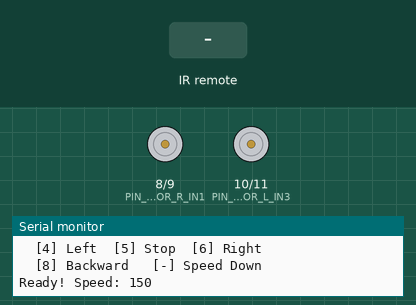
Simulated run of this sketch. Board: Arduino Uno, built with avr-gcc and run on an emulated ATmega328P. Shown: motor-driver pin pairs drawn as motors (green arrow = first pin HIGH = forward, orange = second pin HIGH = backward, longer = more drive, scaled by the enable pin), the last lines printed to the serial monitor. The test bench sets the inputs (shaded band).

Above: at 1.3 s.
1.4 s: infrared code 0x3D9AE3F7 received
At 2.1 s:
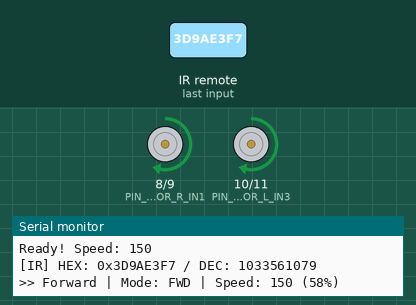
2.9 s: infrared code 0x8C22657B received
At 3.3 s:
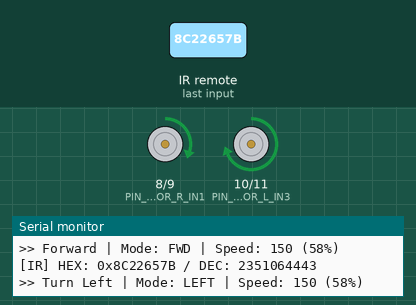
4.4 s: infrared code 0x90B1FB16 received
At 5.5 s:
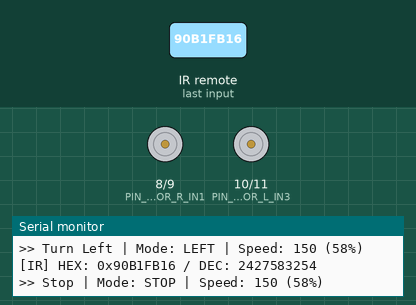
5.9 s: infrared code 0x449E79F received
At 6.8 s:
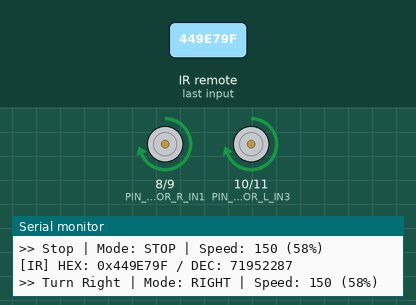
7.4 s: infrared code 0xF68B0AA4 received
At 7.9 s:
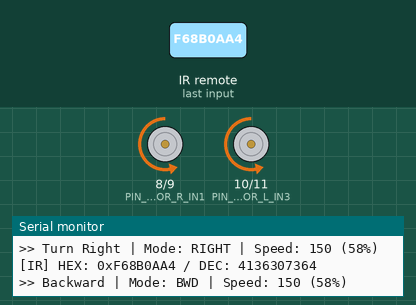
8.9 s: infrared code 0x90B1FB16 received
At 10.1 s:
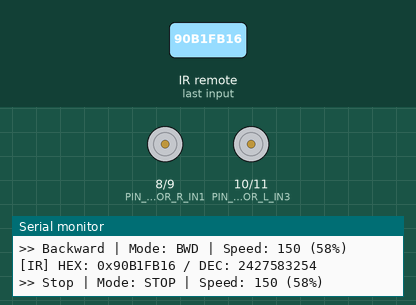
Timing chart, 0 to 11.4 s (numbered marks = the images above; inputs shaded):
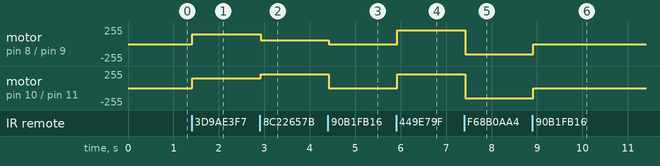

Measured:
- after the input at 1.4 s, motor on pin 8 (PIN_MOTOR_R_IN1) / pin 9 (PIN_MOTOR_R_IN2), motor on pin 10 (PIN_MOTOR_L_IN3) / pin 11 (PIN_MOTOR_L_IN4): stopped → forward 150/255 at once
- after the input at 2.9 s, motor on pin 8 (PIN_MOTOR_R_IN1) / pin 9 (PIN_MOTOR_R_IN2): forward 150/255 → forward 60/255 at once; motor on pin 10 (PIN_MOTOR_L_IN3) / pin 11 (PIN_MOTOR_L_IN4): forward 150/255 → forward 210/255 at once
- after the input at 4.4 s, motor on pin 8 (PIN_MOTOR_R_IN1) / pin 9 (PIN_MOTOR_R_IN2): forward 60/255 → stopped at once; motor on pin 10 (PIN_MOTOR_L_IN3) / pin 11 (PIN_MOTOR_L_IN4): forward 210/255 → stopped at once
- after the input at 5.9 s, motor on pin 8 (PIN_MOTOR_R_IN1) / pin 9 (PIN_MOTOR_R_IN2), motor on pin 10 (PIN_MOTOR_L_IN3) / pin 11 (PIN_MOTOR_L_IN4): stopped → forward 210/255 at once
- after the input at 7.4 s, motor on pin 8 (PIN_MOTOR_R_IN1) / pin 9 (PIN_MOTOR_R_IN2), motor on pin 10 (PIN_MOTOR_L_IN3) / pin 11 (PIN_MOTOR_L_IN4): forward 210/255 → backward 150/255 at once
- after the input at 8.9 s, motor on pin 8 (PIN_MOTOR_R_IN1) / pin 9 (PIN_MOTOR_R_IN2), motor on pin 10 (PIN_MOTOR_L_IN3) / pin 11 (PIN_MOTOR_L_IN4): backward 150/255 → stopped at once

The sketch:

RC_CAR_IR.ino
```cpp
/*******************************************************************************
 * 적외선 리모컨 RC카 (IR Remote Control Car)
 *
 * 원본: 에듀이노(Eduino) SmartCar 예제
 * 개선: 스네이크 케이스 + 모듈화 + 가독성 향상
 *
 * 리모컨 조작:
 *   [2] 전진    [+] 속도 증가
 *   [4] 좌회전  [5] 정지  [6] 우회전
 *   [8] 후진    [-] 속도 감소
 ******************************************************************************/

#include <IRremote.h>

// 리피트 코드 (버튼을 누르고 있을 때 반복 전송됨)
#define IR_REPEAT_CODE  0xFFFFFFFF

/*******************************************************************************
 * IR 리모컨 버튼 코드 (16진수 / 10진수)
 ******************************************************************************/
// 숫자 버튼
#define IR_BTN_0      16738455   // 0xFF6897
#define IR_BTN_1      16724175   // 0xFF30CF
#define IR_BTN_2      1033561079   // 0xFF18E7 - 전진
#define IR_BTN_3      16743045   // 0xFF7A85
#define IR_BTN_4      2351064443   // 0xFF10EF - 좌회전
#define IR_BTN_5      2427583254   // 0xFF38C7 - 정지
#define IR_BTN_6      71952287   // 0xFF5AA5 - 우회전
#define IR_BTN_7      16728765   // 0xFF42BD
#define IR_BTN_8      4136307364   // 0xFF4AB5 - 후진
#define IR_BTN_9      16732845   // 0xFF52AD

// 기능 버튼
#define IR_BTN_PLUS   16754775   // 0xFFA857 - 속도 증가
#define IR_BTN_MINUS  2535091102   // 0xFFE01F - 속도 감소

/*******************************************************************************
 * 핀 설정
 ******************************************************************************/
// IR 수신 핀
const int PIN_IR_RECV = A0;

// 모터 드라이버 핀
const int PIN_MOTOR_R_EN  = 5;    // 오른쪽 모터 Enable (PWM)
const int PIN_MOTOR_L_EN  = 6;    // 왼쪽 모터 Enable (PWM)
const int PIN_MOTOR_R_IN1 = 8;    // 오른쪽 모터 IN1
const int PIN_MOTOR_R_IN2 = 9;    // 오른쪽 모터 IN2
const int PIN_MOTOR_L_IN3 = 10;   // 왼쪽 모터 IN3
const int PIN_MOTOR_L_IN4 = 11;   // 왼쪽 모터 IN4

/*******************************************************************************
 * 파라미터 설정
 ******************************************************************************/
const int SPEED_MIN     = 50;     // 최소 속도
const int SPEED_MAX     = 255;    // 최대 속도
const int SPEED_DEFAULT = 150;    // 기본 속도 (60%)
const int SPEED_STEP    = 20;     // 속도 증감 단위

// 회전 시 속도 비율
const float TURN_FAST_RATIO = 1.4;  // 바깥쪽 바퀴
const float TURN_SLOW_RATIO = 0.4;  // 안쪽 바퀴

/*******************************************************************************
 * 차량 상태 정의
 ******************************************************************************/
enum car_mode_t {
  MODE_STOP,        // 정지
  MODE_FORWARD,     // 전진
  MODE_BACKWARD,    // 후진
  MODE_TURN_LEFT,   // 좌회전
  MODE_TURN_RIGHT   // 우회전
};

/*******************************************************************************
 * 전역 변수
 ******************************************************************************/
IRrecv ir_receiver(PIN_IR_RECV);
decode_results ir_signal;

int current_speed = SPEED_DEFAULT;
car_mode_t current_mode = MODE_STOP;

// 마지막으로 수신된 유효한 IR 코드 (리피트 코드 처리용)
unsigned long last_valid_code = 0;

/*******************************************************************************
 * 함수 선언
 ******************************************************************************/
// IR 처리 함수
void process_ir_command(unsigned long ir_code);
void print_ir_debug(unsigned long ir_code);

// 모터 제어 함수
void motor_forward(int speed);
void motor_backward(int speed);
void motor_turn_left(int speed);
void motor_turn_right(int speed);
void motor_stop(void);
void set_motor_speed(int right_speed, int left_speed);
void set_motor_direction(int right_dir, int left_dir);

// 속도 제어 함수
void speed_up(void);
void speed_down(void);

// 상태 업데이트 함수
void update_motor_output(void);
void print_status(const char* action);

/*******************************************************************************
 * 초기화
 ******************************************************************************/
void setup() {
  // 시리얼 통신 초기화
  Serial.begin(9600);
  Serial.println("=================================");
  Serial.println("   IR Remote Control Car");
  Serial.println("=================================");
  Serial.println("");
  Serial.println("Controls:");
  Serial.println("  [2] Forward    [+] Speed Up");
  Serial.println("  [4] Left  [5] Stop  [6] Right");
  Serial.println("  [8] Backward   [-] Speed Down");
  Serial.println("");

  // 모터 핀 초기화
  pinMode(PIN_MOTOR_R_EN, OUTPUT);
  pinMode(PIN_MOTOR_L_EN, OUTPUT);
  pinMode(PIN_MOTOR_R_IN1, OUTPUT);
  pinMode(PIN_MOTOR_R_IN2, OUTPUT);
  pinMode(PIN_MOTOR_L_IN3, OUTPUT);
  pinMode(PIN_MOTOR_L_IN4, OUTPUT);

  // IR 수신 시작
  ir_receiver.enableIRIn();

  // 초기 상태: 정지
  motor_stop();

  Serial.print("Ready! Speed: ");
  Serial.println(current_speed);
}

/*******************************************************************************
 * 메인 루프
 ******************************************************************************/
void loop() {
  // IR 신호 수신 확인
  if (ir_receiver.decode(&ir_signal)) {
    unsigned long ir_code = ir_signal.value;

    // 리피트 코드 처리: 무시
    if (ir_code == IR_REPEAT_CODE) {
      // 리피트 코드는 무시 (모터 상태 유지)
    } else {
      // 새로운 유효 코드
      last_valid_code = ir_code;

      // 디버그 출력
      print_ir_debug(ir_code);

      // 명령 처리
      process_ir_command(ir_code);

      // 모터 출력 업데이트
      update_motor_output();
    }

    // 다음 신호 수신 대기
    ir_receiver.resume();
  }
}

/*******************************************************************************
 * IR 명령 처리
 ******************************************************************************/
void process_ir_command(unsigned long ir_code) {
  switch (ir_code) {
    // 속도 제어
    case IR_BTN_PLUS:
      speed_up();
      print_status("Speed Up");
      break;

    case IR_BTN_MINUS:
      speed_down();
      print_status("Speed Down");
      break;

    // 방향 제어
    case IR_BTN_2:  // 전진
      current_mode = MODE_FORWARD;
      print_status("Forward");
      break;

    case IR_BTN_8:  // 후진
      current_mode = MODE_BACKWARD;
      print_status("Backward");
      break;

    case IR_BTN_4:  // 좌회전
      current_mode = MODE_TURN_LEFT;
      print_status("Turn Left");
      break;

    case IR_BTN_6:  // 우회전
      current_mode = MODE_TURN_RIGHT;
      print_status("Turn Right");
      break;

    case IR_BTN_5:  // 정지
      current_mode = MODE_STOP;
      print_status("Stop");
      break;

    default:
      // 알 수 없는 버튼
      last_valid_code = 0;
      Serial.print(">> Unknown: 0x");
      Serial.println(ir_code, HEX);
      break;
  }
}

/*******************************************************************************
 * 모터 출력 업데이트
 ******************************************************************************/
void update_motor_output(void) {
  switch (current_mode) {
    case MODE_FORWARD:
      motor_forward(current_speed);
      break;

    case MODE_BACKWARD:
      motor_backward(current_speed);
      break;

    case MODE_TURN_LEFT:
      motor_turn_left(current_speed);
      break;

    case MODE_TURN_RIGHT:
      motor_turn_right(current_speed);
      break;

    case MODE_STOP:
    default:
      motor_stop();
      break;
  }
}

/*******************************************************************************
 * 모터 제어 함수들
 ******************************************************************************/

// 전진
void motor_forward(int speed) {
  set_motor_direction(HIGH, HIGH);
  set_motor_speed(speed, speed);
}

// 후진
void motor_backward(int speed) {
  set_motor_direction(LOW, LOW);
  set_motor_speed(speed, speed);
}

// 좌회전 (왼쪽 바퀴 느리게, 오른쪽 바퀴 빠르게)
void motor_turn_left(int speed) {
  int fast_speed = min((int)(speed * TURN_FAST_RATIO), SPEED_MAX);
  int slow_speed = max((int)(speed * TURN_SLOW_RATIO), SPEED_MIN);

  set_motor_direction(HIGH, HIGH);
  set_motor_speed(fast_speed, slow_speed);  // 오른쪽 빠르게, 왼쪽 느리게
}

// 우회전 (오른쪽 바퀴 느리게, 왼쪽 바퀴 빠르게)
void motor_turn_right(int speed) {
  int fast_speed = min((int)(speed * TURN_FAST_RATIO), SPEED_MAX);
  int slow_speed = max((int)(speed * TURN_SLOW_RATIO), SPEED_MIN);

  set_motor_direction(HIGH, HIGH);
  set_motor_speed(slow_speed, fast_speed);  // 오른쪽 느리게, 왼쪽 빠르게
}

// 정지
void motor_stop(void) {
  set_motor_speed(0, 0);
}

// 모터 방향 설정
void set_motor_direction(int right_dir, int left_dir) {
  digitalWrite(PIN_MOTOR_R_IN1, right_dir);
  digitalWrite(PIN_MOTOR_R_IN2, !right_dir);
  digitalWrite(PIN_MOTOR_L_IN3, left_dir);
  digitalWrite(PIN_MOTOR_L_IN4, !left_dir);
}

// 모터 속도 설정
void set_motor_speed(int right_speed, int left_speed) {
  analogWrite(PIN_MOTOR_R_EN, right_speed);
  analogWrite(PIN_MOTOR_L_EN, left_speed);
}

/*******************************************************************************
 * 속도 제어 함수들
 ******************************************************************************/

// 속도 증가
void speed_up(void) {
  current_speed += SPEED_STEP;
  if (current_speed > SPEED_MAX) {
    current_speed = SPEED_MAX;
  }
}

// 속도 감소
void speed_down(void) {
  current_speed -= SPEED_STEP;
  if (current_speed < SPEED_MIN) {
    current_speed = SPEED_MIN;
  }
}

/*******************************************************************************
 * 디버그/출력 함수들
 ******************************************************************************/

// IR 신호 디버그 출력
void print_ir_debug(unsigned long ir_code) {
  Serial.print("[IR] HEX: 0x");
  Serial.print(ir_code, HEX);
  Serial.print(" / DEC: ");
  Serial.println(ir_code);
}

// 상태 출력
void print_status(const char* action) {
  Serial.print(">> ");
  Serial.print(action);
  Serial.print(" | Mode: ");

  switch (current_mode) {
    case MODE_STOP:       Serial.print("STOP");   break;
    case MODE_FORWARD:    Serial.print("FWD");    break;
    case MODE_BACKWARD:   Serial.print("BWD");    break;
    case MODE_TURN_LEFT:  Serial.print("LEFT");   break;
    case MODE_TURN_RIGHT: Serial.print("RIGHT");  break;
  }

  Serial.print(" | Speed: ");
  Serial.print(current_speed);
  Serial.print(" (");
  Serial.print((current_speed * 100) / 255);
  Serial.println("%)");
}
```
